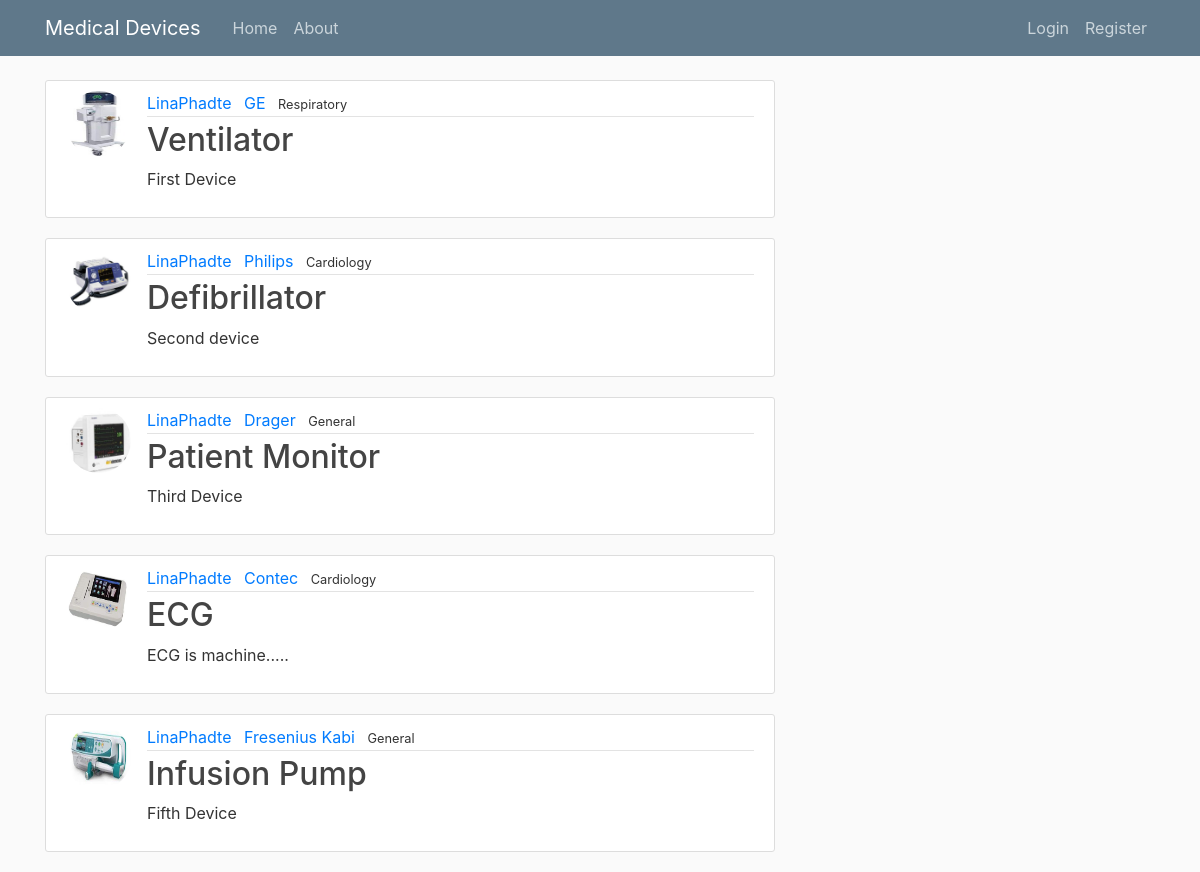
The page / on the database its author committed.
### medical_devices/models.py (models this page shows, shortened)
class Device(models.Model):
    Name= models.CharField(max_length=50)
    image = models.ImageField(null=True, blank=True, upload_to='images/')
    Company= models.CharField(max_length=50)
    Category= models.CharField(max_length=50)
    Content= models.TextField()
    Author= models.ForeignKey(User, on_delete=models.CASCADE)

### medical_devices/views.py (the view)
# urls.py: path('', DeviceListView.as_view(), name='medical_devices-home'),
class DeviceListView(ListView):
    model=Device
    template_name =  'medical_devices/home.html'
    context_object_name = 'Device'

### medical_devices/templates/medical_devices/home.html
{% extends "medical_devices/base.html"%}
{% load crispy_forms_tags %}
{% block content %}
    {% for devices in Device %}
        <article class="media content-section">
          <img class="rounded-circle article-img" src="{% if devices.image %}{{ devices.image.url }}{% else %}#{% endif %}">
          <div class="media-body">
            <div class="article-metadata">
              <a class="mr-2" href="#">{{ devices.Author }}</a>
              <a class="mr-2" href="#">{{ devices.Company }}</a>
              <small class="article-category">{{ devices.Category }}</small>
            </div>
            <h2><a class="article-title" href="{% url 'Device-detail' devices.id %}">{{ devices.Name }}</a></h2>
            <p class="article-content">{{ devices.Content }}</p>
          </div>
        </article>
    {%endfor%}
{% endblock content %}

### medical_devices/templates/medical_devices/base.html (shortened to what this page needs)
{% load static %}
<!DOCTYPE html>
<HTML>
   <HEAD>
      <link rel="stylesheet" href="https://cdn.jsdelivr.net/npm/bootstrap@4.0.0/dist/css/bootstrap.min.css">
      <link rel="stylesheet" type="text/css" href="{% static 'medical_devices/main.css'%}">
   </HEAD>
   <BODY>
    <header class="site-header">
        <nav class="navbar navbar-expand-md navbar-dark bg-steel fixed-top">
          <div class="container">
            <a class="navbar-brand mr-4" href="{% url 'medical_devices-home' %}">Medical Devices</a>
            <div class="collapse navbar-collapse" id="navbarToggle">
              <div class="navbar-nav mr-auto">
                <a class="nav-item nav-link" href="{% url 'medical_devices-home' %}">Home</a>
                <a class="nav-item nav-link" href="{% url 'medical_devices-about' %}">About</a>
              </div>
              <div class="navbar-nav">
                {% if user.is_authenticated %}
                <a class="nav-item nav-link" href="{% url 'Device-create' %}">New Device</a>
                <a class="nav-item nav-link" href="{% url 'profile' %}">Profile</a>
                <a class="nav-item nav-link" href="{% url 'logout' %}">Logout</a>
                {% else %}
                <a class="nav-item nav-link" href="{% url 'login' %}">Login</a>
                <a class="nav-item nav-link" href="{% url 'register' %}">Register</a>
                {% endif %}
              </div>
            </div>
          </div>
        </nav>
      </header>
      <main role="main" class="container">
        <div class="row">
          <div class="col-md-8">
            {% block content %}{% endblock %}
          </div>
          <div class="col-md-4">
          </div>
        </div>
      </main>
   </BODY>
</HTML>

### medical_devices/static/medical_devices/main.css (style rules this page uses)
body { background: #fafafa; color: #333333; margin-top: 5rem; }
h1, h2, h3, h4, h5, h6 { color: #444444; }
.bg-steel { background-color: #5f788a; }
.site-header .navbar-nav .nav-link { color: #cbd5db; }
.content-section { background: #ffffff; padding: 10px 20px; border: 1px solid #dddddd; border-radius: 3px; margin-bottom: 20px; }
.article-title { color: #444444; }
.article-content { white-space: pre-line; }
.article-img { height: 65px; width: 65px; margin-right: 16px; }
.article-metadata { padding-bottom: 1px; margin-bottom: 4px; border-bottom: 1px solid #e3e3e3 }

### rows shown on the page
Device: image (picture), Author "LinaPhadte", Company "GE", Category "Respiratory", Name "Ventilator", Content "First Device"
Device: image (picture), Author "LinaPhadte", Company "Philips", Category "Cardiology", Name "Defibrillator", Content "Second device"
Device: image (picture), Author "LinaPhadte", Company "Drager", Category "General", Name "Patient Monitor", Content "Third Device"
Device: image (picture), Author "LinaPhadte", Company "Contec", Category "Cardiology", Name "ECG", Content "ECG is machine....."
Device: image (picture), Author "LinaPhadte", Company "Fresenius Kabi", Category "General", Name "Infusion Pump", Content "Fifth Device"
